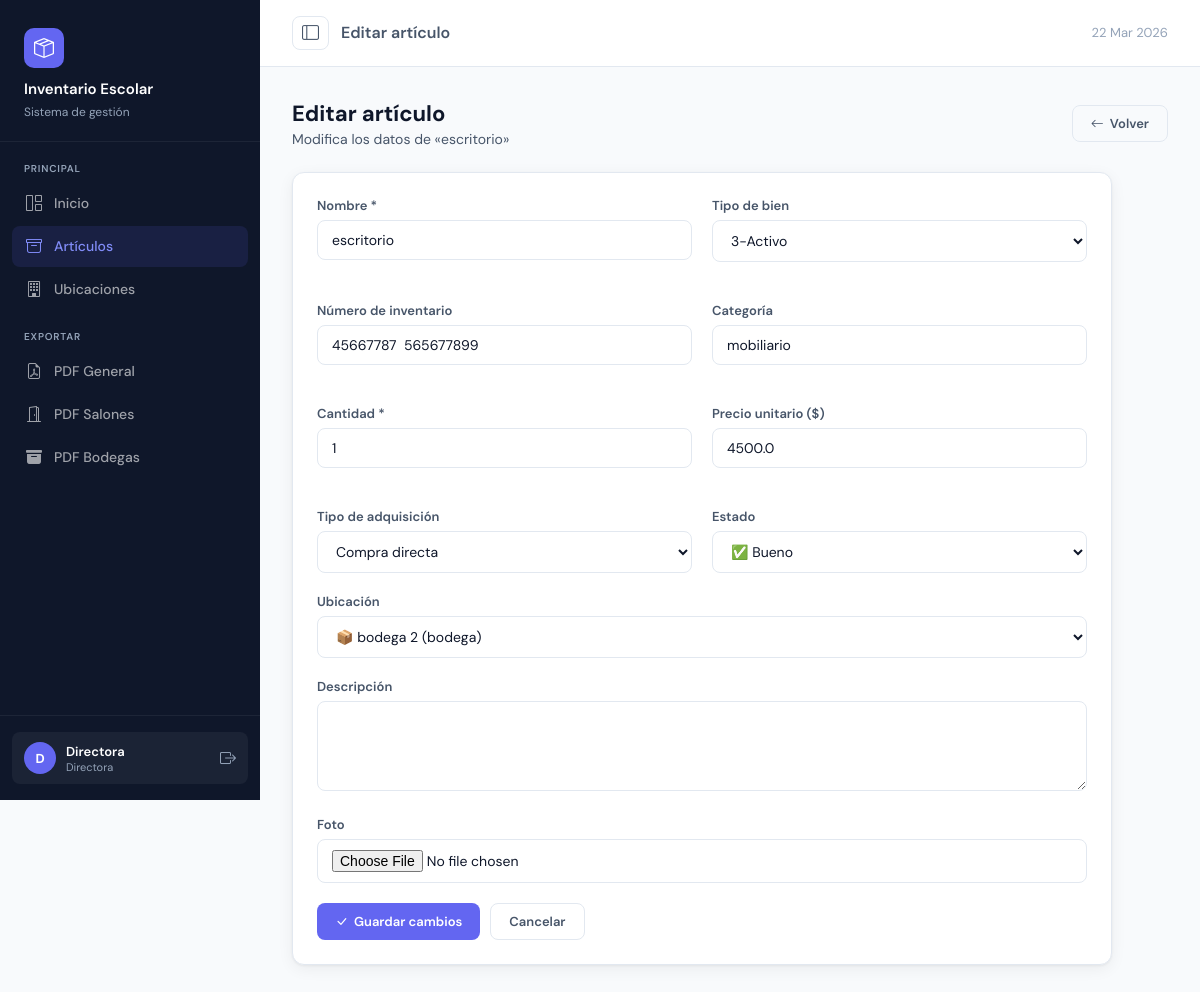
The app's page /inventario/articulos/editar/2 (signed in) with its own data.
### web/models.py (models this page shows, shortened)
class Articulo(db.Model):
    id = db.Column(db.Integer, primary_key=True)
    nombre = db.Column(db.String(200), nullable=False)
    descripcion = db.Column(db.Text, nullable=True)
    categoria = db.Column(db.String(100), nullable=True)
    tipo_bien = db.Column(db.String(50), default='3-Activo')          # 3-Activo, Consumible, etc.
    numero_inventario = db.Column(db.String(100), nullable=True)
    cantidad = db.Column(db.Integer, default=1)
    precio_unitario = db.Column(db.Float, default=0.0)
    tipo_adquisicion = db.Column(db.String(100), nullable=True)       # Gasto operación, Donación, etc.
    estado = db.Column(db.String(20), default='Bueno')
    ubicacion_id = db.Column(db.Integer, db.ForeignKey('ubicacion.id'), nullable=True)
    foto_url = db.Column(db.String(300), nullable=True)
    fecha_registro = db.Column(db.DateTime, default=datetime.utcnow)
    ultima_actualizacion = db.Column(db.DateTime, default=datetime.utcnow, onupdate=datetime.utcnow)
    ubicacion = db.relationship('Ubicacion', back_populates='articulos')

### web/routes/inventario.py (the view, shortened to what this page needs)
@inventario_bp.route('/articulos/editar/<int:id>', methods=['GET', 'POST'])
@require_login
def editar_articulo(id):
    articulo    = Articulo.query.get_or_404(id)
    ubicaciones = Ubicacion.query.order_by(Ubicacion.nombre).all()
    return render_template('inventario/editar_articulo.html',
                           articulo=articulo, ubicaciones=ubicaciones, now=datetime.now())

### web/routes/inventario.py (called while the page is built)
def require_login(f):
    from functools import wraps
    @wraps(f)
    def decorated(*args, **kwargs):
        if 'usuario_id' not in session:
            flash('Debes iniciar sesión', 'danger')
            return redirect(url_for('auth.login'))
        return f(*args, **kwargs)
    return decorated

### web/templates/inventario/editar_articulo.html (shortened to what this page needs)
{% extends 'base.html' %}
{% block topbar_title %}Editar artículo{% endblock %}
{% block content %}
<div class="page-header">
    <div>
        <h2>Editar artículo</h2>
        <p>Modifica los datos de «{{ articulo.nombre }}»</p>
    </div>
    <a href="{{ url_for('inventario.lista_articulos') }}" class="btn btn-ghost">
        <i class="bi bi-arrow-left"></i> Volver
    </a>
</div>
<div class="card" style="max-width:820px;">
    <div class="card-body">
        <form method="POST" enctype="multipart/form-data">
            <div class="grid-2">
                <div class="form-group">
                    <label class="form-label">Nombre *</label>
                    <input type="text" name="nombre" class="form-control" value="{{ articulo.nombre }}" required>
                </div>
                <div class="form-group">
                    <label class="form-label">Tipo de bien</label>
                    <select name="tipo_bien" class="form-select">
                        <option value="3-Activo"   {{ 'selected' if articulo.tipo_bien == '3-Activo' }}>3-Activo</option>
                    </select>
                </div>
                <div class="form-group">
                    <label class="form-label">Número de inventario</label>
                    <input type="text" name="numero_inventario" class="form-control" value="{{ articulo.numero_inventario or '' }}" placeholder="Ej: 511010074">
                </div>
                <div class="form-group">
                    <label class="form-label">Categoría</label>
                    <input type="text" name="categoria" class="form-control" value="{{ articulo.categoria or '' }}">
                </div>
                <div class="form-group">
                    <label class="form-label">Cantidad *</label>
                    <input type="number" name="cantidad" class="form-control" value="{{ articulo.cantidad }}" min="1" required>
                </div>
                <div class="form-group">
                    <label class="form-label">Precio unitario ($)</label>
                    <input type="number" name="precio_unitario" class="form-control"
                           value="{{ articulo.precio_unitario or '' }}" step="0.01" min="0" placeholder="0.00">
                </div>
                <div class="form-group">
                    <label class="form-label">Tipo de adquisición</label>
                    <select name="tipo_adquisicion" class="form-select">
                        <option value="Compra directa" {{ 'selected' if articulo.tipo_adquisicion == 'Compra directa' }}>Compra directa</option>
                    </select>
                </div>
                <div class="form-group">
                    <label class="form-label">Estado</label>
                    <select name="estado" class="form-select">
                        <option value="Bueno"   {{ 'selected' if articulo.estado == 'Bueno' }}>✅ Bueno</option>
                    </select>
                </div>
            </div>
            <div class="form-group">
                <label class="form-label">Ubicación</label>
                <select name="ubicacion_id" class="form-select">
                    {% for u in ubicaciones %}
                    <option value="{{ u.id }}" {{ 'selected' if articulo.ubicacion_id == u.id }}>
                        {{ '🏫' if u.tipo == 'salon' else '📦' }} {{ u.nombre }} ({{ u.tipo }})
                    </option>
                    {% endfor %}
                </select>
            </div>
            <div class="form-group">
                <label class="form-label">Descripción</label>
                <textarea name="descripcion" class="form-control">{{ articulo.descripcion or '' }}</textarea>
            </div>
            <div class="form-group">
                <label class="form-label">Foto</label>
                <input type="file" name="foto" class="form-control" accept="image/*">
            </div>
            <div style="display:flex;gap:10px;">
                <button type="submit" class="btn btn-primary">
                    <i class="bi bi-check-lg"></i> Guardar cambios
                </button>
                <a href="{{ url_for('inventario.lista_articulos') }}" class="btn btn-ghost">Cancelar</a>
            </div>
        </form>
    </div>
</div>
{% endblock %}

### web/templates/base.html (style rules this page uses)
:root { --sidebar-bg: #0f172a; --sidebar-width: 260px; --accent: #6366f1; --accent-light: #818cf8; --accent-soft: rgba(99,102,241,0.12); --surface: #ffffff; --surface-2: #f8fafc; --surface-3: #f1f5f9; --border: #e2e8f0; --text-1: #0f172a; --text-2: #475569; --text-3: #94a3b8; --success: #10b981; --warning: #f59e0b; --danger: #ef4444; --info: #3b82f6; --radius: 12px; --shadow: 0 1px 3px rgba(0,0,0,.06), 0 4px 16px rgba(0,0,0,.06); --shadow-md: 0 4px 6px rgba(0,0,0,.05), 0 10px 30px rgba(0,0,0,.1); }
* { box-sizing: border-box; margin: 0; padding: 0; }
body { font-family: 'DM Sans', sans-serif; background: var(--surface-2); color: var(--text-1); display: flex; min-height: 100vh; }
.card { background: var(--surface); border: 1px solid var(--border); border-radius: var(--radius); box-shadow: var(--shadow); }
.card-body { padding: 24px; }
.btn { display: inline-flex; align-items: center; gap: 6px; padding: 9px 18px; border-radius: 8px; font-size: 13px; font-weight: 600; border: none; cursor: pointer; text-decoration: none; transition: all .2s; font-family: 'DM Sans', sans-serif; }
.btn-primary { background: var(--accent); color: white; }
.btn-ghost { background: transparent; color: var(--text-2); border: 1px solid var(--border); }
.form-group { margin-bottom: 20px; }
.form-label { display: block; font-size: 13px; font-weight: 600; color: var(--text-2); margin-bottom: 6px; }
.form-control, .form-select { width: 100%; padding: 10px 14px; border: 1.5px solid var(--border); border-radius: 8px; font-size: 14px; font-family: 'DM Sans', sans-serif; color: var(--text-1); background: var(--surface); transition: border-color .2s, box-shadow .2s; outline: none; }
textarea.form-control { resize: vertical; min-height: 90px; }
.page-header { display: flex; align-items: center; justify-content: space-between; margin-bottom: 24px; }
.page-header h2 { font-size: 22px; font-weight: 700; }
.page-header p { font-size: 14px; color: var(--text-2); margin-top: 2px; }
.grid-2 { display: grid; grid-template-columns: 1fr 1fr; gap: 20px; }
.page-content > * { animation: fadeUp .35s ease both; }
.page-content > *:nth-child(2) { animation-delay: .05s; }

### records on screen
Articulo: nombre "escritorio", numero_inventario "45667787 565677899", categoria "mobiliario", cantidad "1", precio_unitario "4500.0"

### other values on screen
{{ session.usuario_nombre[0] | upper }} "D"
{{ session.usuario_nombre }} "Directora"
form field ubicacion_id "📦 bodega 2 (bodega)"
